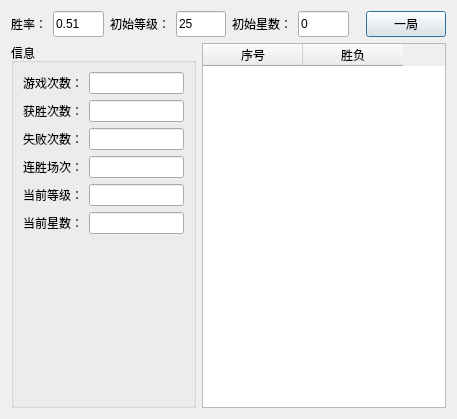
<?xml version="1.0" encoding="UTF-8"?>
<ui version="4.0">
 <class>CHealthStoneSimulator</class>
 <widget class="QDialog" name="CHealthStoneSimulator">
  <property name="geometry">
   <rect>
    <x>0</x>
    <y>0</y>
    <width>457</width>
    <height>419</height>
   </rect>
  </property>
  <property name="windowTitle">
   <string>Dialog</string>
  </property>
  <layout class="QVBoxLayout" name="verticalLayout_2">
   <item>
    <layout class="QGridLayout" name="gridLayout">
     <item row="0" column="0">
      <widget class="QLabel" name="label">
       <property name="text">
        <string>胜率：</string>
       </property>
      </widget>
     </item>
     <item row="0" column="3">
      <widget class="QLineEdit" name="lineEditLevel">
       <property name="maximumSize">
        <size>
         <width>80</width>
         <height>80</height>
        </size>
       </property>
       <property name="text">
        <string>25</string>
       </property>
      </widget>
     </item>
     <item row="0" column="7">
      <spacer name="horizontalSpacer">
       <property name="orientation">
        <enum>Qt::Horizontal</enum>
       </property>
       <property name="sizeHint" stdset="0">
        <size>
         <width>40</width>
         <height>20</height>
        </size>
       </property>
      </spacer>
     </item>
     <item row="0" column="1">
      <widget class="QLineEdit" name="lineEditRate">
       <property name="maximumSize">
        <size>
         <width>80</width>
         <height>80</height>
        </size>
       </property>
       <property name="text">
        <string>0.51</string>
       </property>
      </widget>
     </item>
     <item row="0" column="5">
      <widget class="QLabel" name="label_8">
       <property name="text">
        <string>初始星数：</string>
       </property>
      </widget>
     </item>
     <item row="0" column="2">
      <widget class="QLabel" name="label_3">
       <property name="text">
        <string>初始等级：</string>
       </property>
      </widget>
     </item>
     <item row="0" column="8">
      <widget class="QPushButton" name="pushButtonOne">
       <property name="text">
        <string>一局</string>
       </property>
      </widget>
     </item>
     <item row="0" column="6">
      <widget class="QLineEdit" name="lineEditStar">
       <property name="maximumSize">
        <size>
         <width>80</width>
         <height>80</height>
        </size>
       </property>
       <property name="text">
        <string>0</string>
       </property>
      </widget>
     </item>
    </layout>
   </item>
   <item>
    <layout class="QHBoxLayout" name="horizontalLayout">
     <item>
      <widget class="QGroupBox" name="groupBox">
       <property name="title">
        <string>信息</string>
       </property>
       <layout class="QGridLayout" name="gridLayout_3">
        <item row="1" column="1">
         <widget class="QLabel" name="label_10">
          <property name="text">
           <string>获胜次数：</string>
          </property>
         </widget>
        </item>
        <item row="1" column="2">
         <widget class="QLineEdit" name="lineEditWin">
          <property name="readOnly">
           <bool>true</bool>
          </property>
         </widget>
        </item>
        <item row="7" column="1">
         <spacer name="verticalSpacer">
          <property name="orientation">
           <enum>Qt::Vertical</enum>
          </property>
          <property name="sizeHint" stdset="0">
           <size>
            <width>20</width>
            <height>40</height>
           </size>
          </property>
         </spacer>
        </item>
        <item row="2" column="1">
         <widget class="QLabel" name="label_11">
          <property name="text">
           <string>失败次数：</string>
          </property>
         </widget>
        </item>
        <item row="0" column="2">
         <widget class="QLineEdit" name="lineEditTotal">
          <property name="readOnly">
           <bool>true</bool>
          </property>
         </widget>
        </item>
        <item row="3" column="1">
         <widget class="QLabel" name="label_7">
          <property name="text">
           <string>连胜场次：</string>
          </property>
         </widget>
        </item>
        <item row="2" column="2">
         <widget class="QLineEdit" name="lineEditLose">
          <property name="readOnly">
           <bool>true</bool>
          </property>
         </widget>
        </item>
        <item row="3" column="2">
         <widget class="QLineEdit" name="lineEditContinue">
          <property name="readOnly">
           <bool>true</bool>
          </property>
         </widget>
        </item>
        <item row="5" column="2">
         <widget class="QLineEdit" name="lineEditCurLevel">
          <property name="readOnly">
           <bool>true</bool>
          </property>
         </widget>
        </item>
        <item row="0" column="1">
         <widget class="QLabel" name="label_5">
          <property name="text">
           <string>游戏次数：</string>
          </property>
         </widget>
        </item>
        <item row="5" column="1">
         <widget class="QLabel" name="label_6">
          <property name="text">
           <string>当前等级：</string>
          </property>
         </widget>
        </item>
        <item row="6" column="1">
         <widget class="QLabel" name="label_17">
          <property name="text">
           <string>当前星数：</string>
          </property>
         </widget>
        </item>
        <item row="6" column="2">
         <widget class="QLineEdit" name="lineEditCurStar">
          <property name="readOnly">
           <bool>true</bool>
          </property>
         </widget>
        </item>
       </layout>
      </widget>
     </item>
     <item>
      <widget class="QTableWidget" name="tableWidget">
       <column>
        <property name="text">
         <string>序号</string>
        </property>
       </column>
       <column>
        <property name="text">
         <string>胜负</string>
        </property>
       </column>
      </widget>
     </item>
    </layout>
   </item>
  </layout>
 </widget>
 <resources/>
 <connections/>
</ui>
